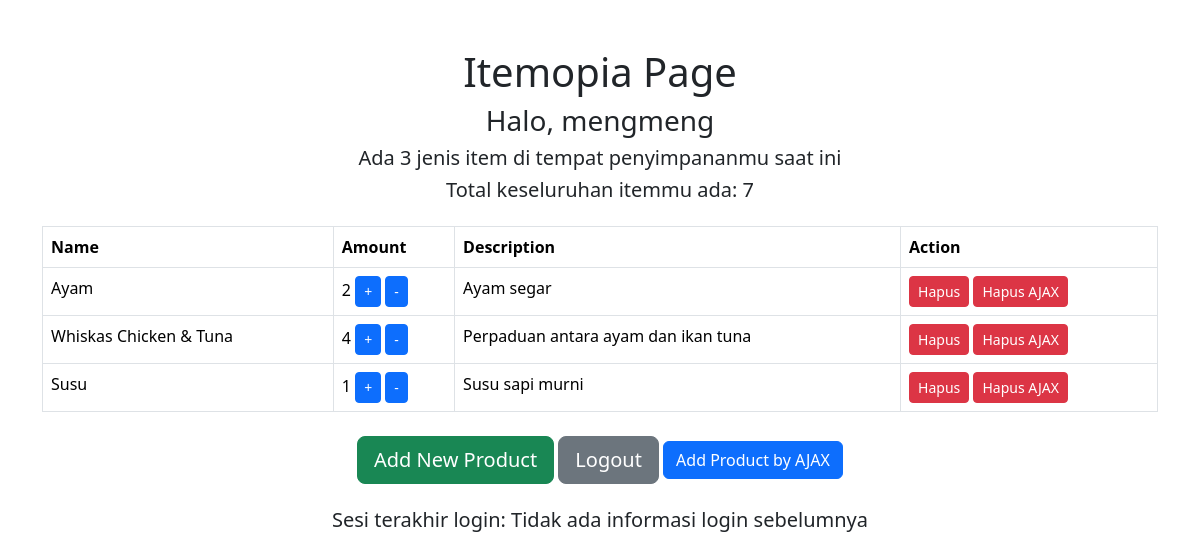
The app's page / (signed in), older data.
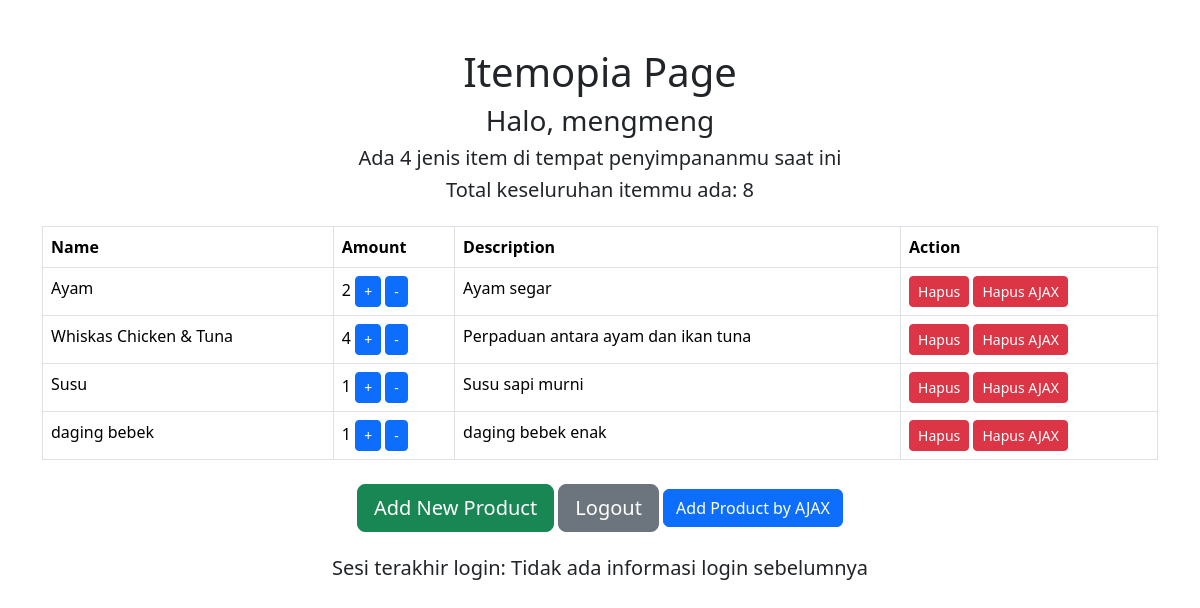
The same page, newer data.
### main/models.py (models this page shows)
class Item(models.Model):
    name = models.CharField(max_length=255)
    amount = models.IntegerField()
    description = models.TextField()
    user = models.ForeignKey(User, on_delete=models.CASCADE)

### main/views.py (the view)
# urls.py: path('', show_main, name='show_main'),
@login_required(login_url='/login')
def show_main(request):
    products = Item.objects.filter(user=request.user)
    jumlah_item = sum(product.amount for product in products)
    jumlah_produk = products.count()
    last_login = request.COOKIES.get('last_login', 'Tidak ada informasi login sebelumnya')  # Menggunakan get untuk menghindari KeyError
    context = {
        'name': request.user.username,
        'products': products,
        'jumlah_produk': jumlah_produk,
        'jumlah_item': jumlah_item,
        'last_login': last_login,
    }
    return render(request, "main.html", context)

### main/templates/main.html (shortened to what this page needs)
{% extends 'base.html' %}
{% block content %}
<div class="container mt-5">
    <h1 class="text-center">Itemopia Page</h1>
    <h3 class="text-center">Halo, {{ name }}</h3>
    <div class="text-center">
        <h5>Ada <span id="jumlah_produk">{{ jumlah_produk }}</span> jenis item di tempat penyimpananmu saat ini</h5>
        <h5>Total keseluruhan itemmu ada: <span id="jumlah_item">{{ jumlah_item }}</span></h5>
    </div>
    <table class="table table-bordered mt-4">
        <thead>
            <tr>
                <th>Name</th>
                <th>Amount</th>
                <th>Description</th>
                <th>Action</th>
            </tr>
        </thead>
        <tbody>
            {% for product in products %}
            <tr>
                <td>{{ product.name }}</td>
                <td>
                    <span id="amount_{{ product.id }}">{{ product.amount }}</span>
                    <button class="btn btn-primary btn-sm btn-increment" data-product-id="{{ product.id }}" data-increment="1" data-action="{% url 'main:tambah_produk' product.id %}">+</button>
                    <button class="btn btn-primary btn-sm btn-decrement" data-product-id="{{ product.id }}" data-increment="-1" data-action="{% url 'main:kurang_produk' product.id %}">-</button>
                </td>
                <td>{{ product.description }}</td>
                <td>
                    <form method="post" action="{% url 'main:hapus_produk' product.id %}">
                        <button class="btn btn-danger btn-sm" type="submit">Hapus</button>
                        <button class="btn btn-danger btn-sm btn-hapus" data-product-id="{{ product.id }}">Hapus AJAX</button>
</td>
            </tr>
            {% endfor %}
        </tbody>
    </table>
    <div class="text-center mt-4">
        <a href="{% url 'main:create_product' %}" class="btn btn-success btn-lg">Add New Product</a>
        <a href="{% url 'main:logout' %}" class="btn btn-secondary btn-lg">Logout</a>
        <button type="button" class="btn btn-primary" data-bs-toggle="modal" data-bs-target="#exampleModal">Add Product by AJAX</button>
    </div>
    <div class="text-center mt-4">
        <h5>Sesi terakhir login: {{ last_login }}</h5>
    </div>
</div>
{% endblock content %}

Row changes from the older to the newer data that the page shows:
added Item: name "daging bebek", amount "1", description "daging bebek enak"
Text that changed along with them:
{{ jumlah_produk }}: "3" → "4"
{{ jumlah_item }}: "7" → "8"
